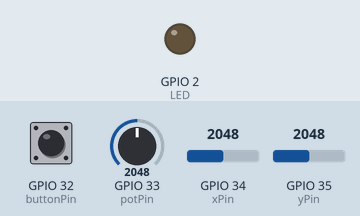
Recording of a sketch running on a simulated ESP32. On the bench: output pins drawn as LEDs (lit = HIGH). The test bench sets the inputs (shaded band); at power-on: GPIO 32 (buttonPin) HIGH, GPIO 33 (potPin) = 2048, GPIO 34 (xPin) = 2048, GPIO 35 (yPin) = 2048. What the sketch prints to the serial monitor is not drawn.

Above: at 0.1 s.
At 1.2 s:
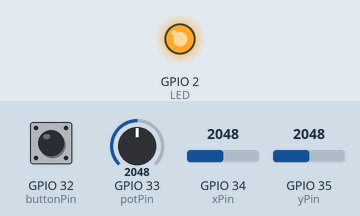
1.3 s: GPIO 32 (buttonPin) pulled LOW for 0.25 s
Timing chart, 0 to 4.3 s (numbered marks = the images above; inputs shaded):
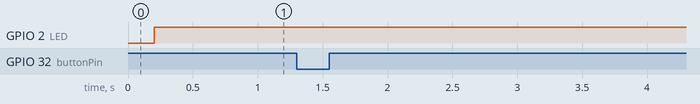

Measured:
- after the input at 1.3 s, every drawn part: stays the same

The sketch:

sender.ino
```cpp
#include <esp_now.h>
#include <WiFi.h>

const int xPin = 34;
const int yPin = 35;
const int buttonPin = 32;
const int potPin = 33;

#define LED 2

uint8_t broadcastAddress[] = {0x68, 0x25, 0xDD, 0x32, 0x82, 0x5C};

typedef struct struct_message {
  char a[32];
  int x, y, pot;
  bool button;
} struct_message;

struct_message myData;
esp_now_peer_info_t peerInfo;

bool isConnected = false;
unsigned long lastSendTime = 0;
unsigned long timeoutDuration = 2000; // 2 seconds timeout

void OnDataSent(const wifi_tx_info_t *info, esp_now_send_status_t status) {
  if (status == ESP_NOW_SEND_SUCCESS) {
    isConnected = true;
    lastSendTime = millis(); // reset timeout
    // Serial.println("✅ Delivery Success");
  } else {
    // Serial.println("❌ Delivery Fail");
  }
}

void setup() {
  Serial.begin(115200);
  pinMode(buttonPin, INPUT_PULLUP);
  pinMode(LED, OUTPUT);

  WiFi.mode(WIFI_STA);

  if (esp_now_init() != ESP_OK) {
    Serial.println("Error initializing ESP-NOW");
    return;
  }

  esp_now_register_send_cb(OnDataSent);

  memcpy(peerInfo.peer_addr, broadcastAddress, 6);
  peerInfo.channel = 0;
  peerInfo.encrypt = false;

  if (esp_now_add_peer(&peerInfo) != ESP_OK) {
    Serial.println("Failed to add peer");
    return;
  }
}

void loop() {
  int xValue = analogRead(xPin);
  int yValue = analogRead(yPin);
  bool buttonPressed = digitalRead(buttonPin) == LOW;
  int potValue = analogRead(potPin);

  int mappedX = map(xValue, 0, 4095, 0, 100);
  int mappedY = map(yValue, 0, 4095, 0, 100);
  int mappedPot = map(potValue, 0, 4095, 0, 100);

  myData.x = mappedX;
  myData.y = mappedY;
  myData.button = buttonPressed;
  myData.pot = mappedPot;
  strcpy(myData.a, "Joystick Data");

  esp_err_t result = esp_now_send(broadcastAddress, (uint8_t *) &myData, sizeof(myData));

  if (result == ESP_OK) {
    Serial.printf("📤 Sent: X=%d, Y=%d, Pot=%d, Btn=%s\n", mappedX, mappedY, mappedPot, buttonPressed ? "Pressed" : "Released");
  } else {
    Serial.println("🚫 Error sending the data");
  }

  // ⚠️ Simulate connection timeout (if no successful sends recently)
  if (millis() - lastSendTime > timeoutDuration) {
    isConnected = false;
  }

  digitalWrite(LED, isConnected ? HIGH : LOW);

  delay(200);
}
```
